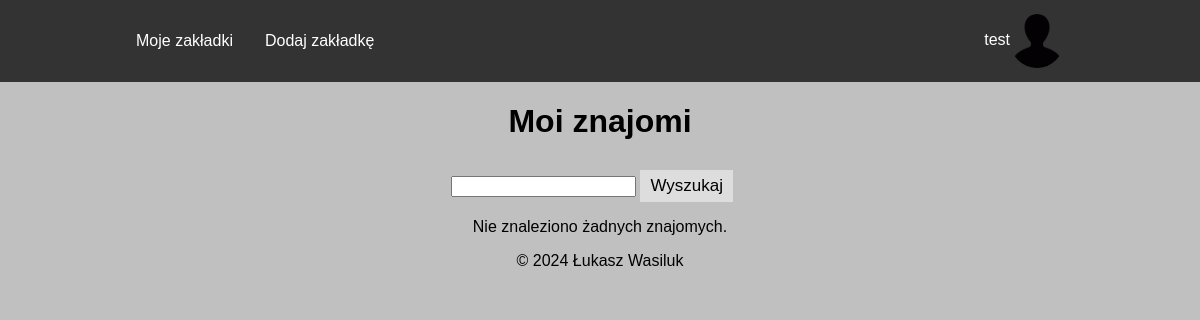
Page /friends.php (signed in) on the earlier database version.
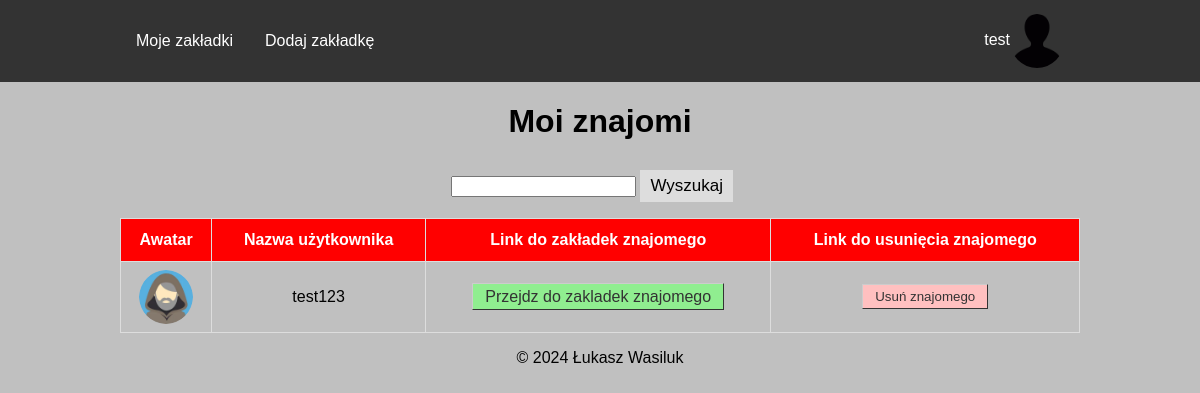
Same page on the later database version.
### tables this page shows
CREATE TABLE `uzytkownicy` (
  `id` int(10) UNSIGNED NOT NULL,
  `login` varchar(64) NOT NULL,
  `haslo` varchar(64) NOT NULL,
  `email` varchar(64) NOT NULL,
  `rola` varchar(64) NOT NULL DEFAULT 'user',
  `utworzonyData` timestamp NOT NULL DEFAULT current_timestamp(),
  `awatar` varchar(64) NOT NULL
);

### friends.php (the view, shortened to what this page needs)
<!DOCTYPE html>
<html lang="en">
<head>
    <link rel="stylesheet" href="./Styles/styles.css">
</head>
<body>
    <?php
    require("menu.php");
    ?>
    <main class="text-center">
        <h1>Moi znajomi</h1>
        <div class="center-80">
            <form>
                <p>
                    <input type="text" name="fraza">
                    <button type="submit" class="search-button">Wyszukaj</button>
                </p>
            </form>
            <?php
            $sql = "SELECT uzytkownicy.id as id, uzytkownicy.login as login, uzytkownicy.awatar as awatar
                    FROM znajomi
                    JOIN uzytkownicy ON znajomi.idUzytkownika2 = uzytkownicy.id
                    WHERE idUzytkownika1 = {$_SESSION['id']}
                    AND (idUzytkownika1, idUzytkownika2) IN (
                        SELECT idUzytkownika2, idUzytkownika1 FROM znajomi
                    )
                    AND idUzytkownika1 <> idUzytkownika2";
            $result = $conn->query($sql);
            if ($result->num_rows > 0) {
                echo "<table>";
                echo "<thead>";
                echo "<th>Awatar</th>";
                echo "<th>Nazwa użytkownika</th>";
                echo "<th>Link do zakładek znajomego</th>";
                echo "<th>Link do usunięcia znajomego</th>";
                echo "<tbody>";
                while ($row = $result->fetch_assoc()) {
                    echo "<tr id={$row['id']}>";
                    echo "<td><img src='./Images/{$row['awatar']}' alt='Avatar' class='avatar'></td>";
                    echo "<td>{$row['login']}</td>";
                    echo "<td><a href='friendBookmarks.php?idZnajomego={$row['id']}&&login={$row['login']}' class='button success-btn'>Przejdz do zakladek znajomego</a></td>";
                    echo "<td><button class='button delete-btn' data-id={$row['id']}>Usuń znajomego</button></td>";
                    echo "</tr>";
                }
                echo "</tbody>";
                echo "</table>";
            } else {
                echo "Nie znaleziono żadnych znajomych.";
            }
            echo "</div>";
            ?>
    </main>
    <?php
    require("footer.php");
    ?>
</body>
</html>

### menu.php (shortened to what this page needs)
<header>
    <nav class="navbar">
        <div class="center-80">
            <a href="index.php">Moje zakładki</a>
            <a href="insertForm.php">Dodaj zakładkę</a>
            <div class="dropdown">
                <button class="dropbtn"><?= $_SESSION["login"] ?><img src="./Images/<?= $_SESSION["awatar"] ?>" alt="Avatar" class="avatar"></button>
            </div>
        </div>
    </nav>
</header>

### footer.php (shortened to what this page needs)
<footer class="text-center">
    <p>&copy; 2024 Łukasz Wasiluk</p>
</footer>

### Styles/styles.css (style rules this page uses)
body { font-family: Arial, Helvetica, sans-serif; margin: 0; background-color: silver; }
.navbar { overflow: hidden; background-color: #333; }
.navbar a { float: left; font-size: 16px; color: white; text-align: center; padding: 32px 16px; text-decoration: none; }
.dropdown { float: right; overflow: hidden; }
.dropdown .dropbtn { font-size: 16px; border: none; outline: none; color: white; padding: 14px 16px; background-color: inherit; font-family: inherit; margin: 0; }
.center-80 { width: 80%; margin: auto; }
.text-center { text-align: center; }
.avatar { vertical-align: middle; width: auto; height: 54px; border-radius: 50%; }
.search-button { padding: 6px 10px; margin-top: 8px; margin-right: 16px; background: #ddd; font-size: 17px; border: none; cursor: pointer; }
table { font-family: Arial, Helvetica, sans-serif; border-collapse: collapse; width: 100%; }
td, th { border: 1px solid #ddd; padding: 8px; }
th { padding-top: 12px; padding-bottom: 12px; text-align: center; background-color: red; color: white; }
.button { font: bold 14px; text-decoration: none; background-color: #EEEEEE; color: #333333; padding: 4px 12px 4px 12px; border-top: 1px solid #CCCCCC; border-right: 1px solid #333333; border-bottom: 1px solid #333333; border-left: 1px solid #CCCCCC; }
.delete-btn { background-color: #FFC0C0; }
.success-btn { background-color: #90EE90; }

Differences in the rows shown:
added uzytkownicy: awatar (picture), login "test123"
Other differences:
text no longer shown: "Nie znaleziono żadnych znajomych."
text now shown: "Awatar Nazwa użytkownika Link do zakładek znajomego Link do usunięcia znajomego"
